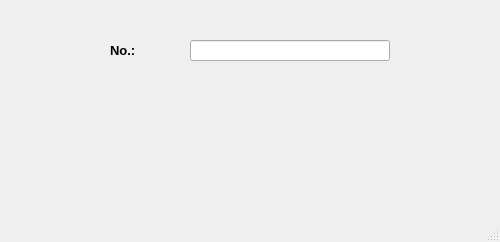
<?xml version="1.0" encoding="UTF-8"?>
<ui version="4.0">
 <class>deleteId</class>
 <widget class="QMainWindow" name="deleteId">
  <property name="geometry">
   <rect>
    <x>0</x>
    <y>0</y>
    <width>500</width>
    <height>242</height>
   </rect>
  </property>
  <property name="windowTitle">
   <string>MainWindow</string>
  </property>
  <widget class="QWidget" name="centralwidget">
   <widget class="QLineEdit" name="lineEdit_6">
    <property name="geometry">
     <rect>
      <x>190</x>
      <y>40</y>
      <width>200</width>
      <height>21</height>
     </rect>
    </property>
   </widget>
   <widget class="QLabel" name="label">
    <property name="geometry">
     <rect>
      <x>110</x>
      <y>40</y>
      <width>61</width>
      <height>21</height>
     </rect>
    </property>
    <property name="text">
     <string>&lt;!DOCTYPE HTML PUBLIC &quot;-//W3C//DTD HTML 4.0//EN&quot; &quot;http://www.w3.org/TR/REC-html40/strict.dtd&quot;&gt;
&lt;html&gt;&lt;head&gt;&lt;meta name=&quot;qrichtext&quot; content=&quot;1&quot; /&gt;&lt;style type=&quot;text/css&quot;&gt;
p, li { white-space: pre-wrap; }
&lt;/style&gt;&lt;/head&gt;&lt;body style=&quot; font-family:'MS Shell Dlg 2'; font-size:8.25pt; font-weight:400; font-style:normal;&quot;&gt;
&lt;p style=&quot; margin-top:0px; margin-bottom:0px; margin-left:0px; margin-right:0px; -qt-block-indent:0; text-indent:0px;&quot;&gt;&lt;span style=&quot; font-size:10pt; font-weight:600;&quot;&gt;No.:&lt;/span&gt;&lt;/p&gt;&lt;/body&gt;&lt;/html&gt;</string>
    </property>
   </widget>
   <widget class="QPushButton" name="pushButton_5">
    <property name="geometry">
     <rect>
      <x>10</x>
      <y>80</y>
      <width>481</width>
      <height>111</height>
     </rect>
    </property>
    <property name="styleSheet">
     <string notr="true">QPushButton
{
image: url(:/images/delete.png); 
background-color: transparent;
border-style: outset;
border-width: 2px;
border-radius: 10px;
border-color: transparent;
font: bold 22px;
min-width:4m;
padding: 6px;
}
</string>
    </property>
    <property name="text">
     <string/>
    </property>
   </widget>
  </widget>
  <widget class="QMenuBar" name="menubar">
   <property name="geometry">
    <rect>
     <x>0</x>
     <y>0</y>
     <width>500</width>
     <height>21</height>
    </rect>
   </property>
  </widget>
  <widget class="QStatusBar" name="statusbar"/>
 </widget>
 <resources/>
 <connections/>
</ui>
